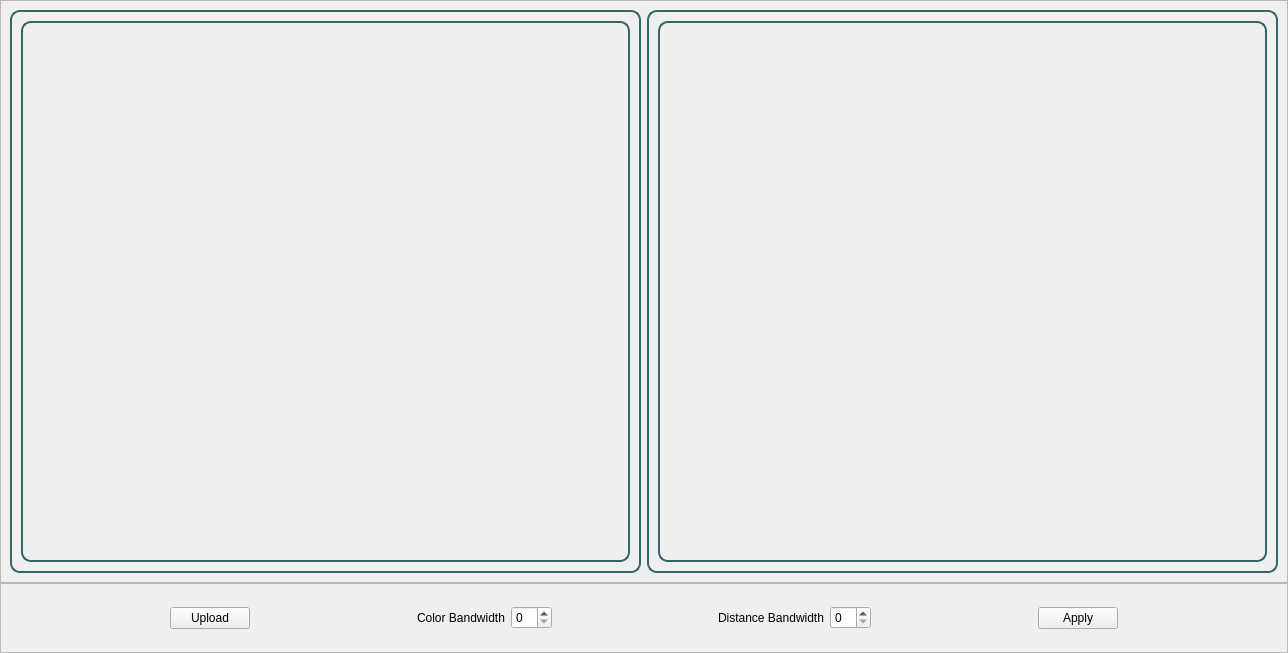
<?xml version="1.0" encoding="UTF-8"?>
<ui version="4.0">
 <class>MeanShiftWidget</class>
 <widget class="QWidget" name="MeanShiftWidget">
  <property name="geometry">
   <rect>
    <x>0</x>
    <y>0</y>
    <width>1288</width>
    <height>653</height>
   </rect>
  </property>
  <property name="windowTitle">
   <string>Form</string>
  </property>
  <layout class="QVBoxLayout" name="verticalLayout">
   <property name="spacing">
    <number>0</number>
   </property>
   <property name="leftMargin">
    <number>0</number>
   </property>
   <property name="topMargin">
    <number>0</number>
   </property>
   <property name="rightMargin">
    <number>0</number>
   </property>
   <property name="bottomMargin">
    <number>0</number>
   </property>
   <item>
    <widget class="QFrame" name="frame_2">
     <property name="frameShape">
      <enum>QFrame::StyledPanel</enum>
     </property>
     <property name="frameShadow">
      <enum>QFrame::Raised</enum>
     </property>
     <layout class="QHBoxLayout" name="horizontalLayout">
      <item>
       <widget class="QFrame" name="frame_5">
        <property name="styleSheet">
         <string notr="true">QFrame {
 border: 2px solid  #316669;
 border-radius: 10px;
}

QLabel{
border: 0
}
          </string>
        </property>
        <property name="frameShape">
         <enum>QFrame::StyledPanel</enum>
        </property>
        <property name="frameShadow">
         <enum>QFrame::Raised</enum>
        </property>
        <layout class="QHBoxLayout" name="horizontalLayout_5">
         <item>
          <widget class="QFrame" name="processedImgFrame_3">
           <property name="frameShape">
            <enum>QFrame::StyledPanel</enum>
           </property>
           <property name="frameShadow">
            <enum>QFrame::Raised</enum>
           </property>
           <layout class="QVBoxLayout" name="verticalLayout_4">
            <property name="spacing">
             <number>0</number>
            </property>
            <property name="leftMargin">
             <number>0</number>
            </property>
            <property name="topMargin">
             <number>0</number>
            </property>
            <property name="rightMargin">
             <number>0</number>
            </property>
            <property name="bottomMargin">
             <number>0</number>
            </property>
            <item>
             <widget class="QLabel" name="originalImgWidget">
              <property name="text">
               <string/>
              </property>
             </widget>
            </item>
           </layout>
          </widget>
         </item>
        </layout>
       </widget>
      </item>
      <item>
       <widget class="QFrame" name="frame_4">
        <property name="styleSheet">
         <string notr="true">QFrame {
 border: 2px solid  #316669;
 border-radius: 10px;
}

QLabel{
border: 0
}
          </string>
        </property>
        <property name="frameShape">
         <enum>QFrame::StyledPanel</enum>
        </property>
        <property name="frameShadow">
         <enum>QFrame::Raised</enum>
        </property>
        <layout class="QHBoxLayout" name="horizontalLayout_4">
         <item>
          <widget class="QFrame" name="processedImgFrame_2">
           <property name="frameShape">
            <enum>QFrame::StyledPanel</enum>
           </property>
           <property name="frameShadow">
            <enum>QFrame::Raised</enum>
           </property>
           <layout class="QVBoxLayout" name="verticalLayout_3">
            <property name="spacing">
             <number>0</number>
            </property>
            <property name="leftMargin">
             <number>0</number>
            </property>
            <property name="topMargin">
             <number>0</number>
            </property>
            <property name="rightMargin">
             <number>0</number>
            </property>
            <property name="bottomMargin">
             <number>0</number>
            </property>
            <item>
             <widget class="QLabel" name="processedImgWidget">
              <property name="text">
               <string/>
              </property>
             </widget>
            </item>
           </layout>
          </widget>
         </item>
        </layout>
       </widget>
      </item>
     </layout>
    </widget>
   </item>
   <item>
    <widget class="QFrame" name="frame">
     <property name="maximumSize">
      <size>
       <width>16777215</width>
       <height>70</height>
      </size>
     </property>
     <property name="frameShape">
      <enum>QFrame::StyledPanel</enum>
     </property>
     <property name="frameShadow">
      <enum>QFrame::Raised</enum>
     </property>
     <layout class="QHBoxLayout" name="horizontalLayout_7">
      <item>
       <spacer name="horizontalSpacer_4">
        <property name="orientation">
         <enum>Qt::Horizontal</enum>
        </property>
        <property name="sizeHint" stdset="0">
         <size>
          <width>137</width>
          <height>20</height>
         </size>
        </property>
       </spacer>
      </item>
      <item>
       <widget class="QPushButton" name="uploadMeansShiftBtn">
        <property name="text">
         <string>Upload</string>
        </property>
       </widget>
      </item>
      <item>
       <spacer name="horizontalSpacer">
        <property name="orientation">
         <enum>Qt::Horizontal</enum>
        </property>
        <property name="sizeHint" stdset="0">
         <size>
          <width>138</width>
          <height>20</height>
         </size>
        </property>
       </spacer>
      </item>
      <item>
       <layout class="QHBoxLayout" name="horizontalLayout_2">
        <item>
         <widget class="QLabel" name="label">
          <property name="text">
           <string>Color Bandwidth</string>
          </property>
         </widget>
        </item>
        <item>
         <widget class="QSpinBox" name="colorBandwidthSpinBox"/>
        </item>
       </layout>
      </item>
      <item>
       <spacer name="horizontalSpacer_2">
        <property name="orientation">
         <enum>Qt::Horizontal</enum>
        </property>
        <property name="sizeHint" stdset="0">
         <size>
          <width>137</width>
          <height>20</height>
         </size>
        </property>
       </spacer>
      </item>
      <item>
       <layout class="QHBoxLayout" name="horizontalLayout_6">
        <item>
         <widget class="QLabel" name="label_2">
          <property name="text">
           <string>Distance Bandwidth</string>
          </property>
         </widget>
        </item>
        <item>
         <widget class="QSpinBox" name="distanceBandwidthSpinBox"/>
        </item>
       </layout>
      </item>
      <item>
       <spacer name="horizontalSpacer_3">
        <property name="orientation">
         <enum>Qt::Horizontal</enum>
        </property>
        <property name="sizeHint" stdset="0">
         <size>
          <width>138</width>
          <height>20</height>
         </size>
        </property>
       </spacer>
      </item>
      <item>
       <widget class="QPushButton" name="applyMeansShiftBtn">
        <property name="text">
         <string>Apply</string>
        </property>
       </widget>
      </item>
      <item>
       <spacer name="horizontalSpacer_5">
        <property name="orientation">
         <enum>Qt::Horizontal</enum>
        </property>
        <property name="sizeHint" stdset="0">
         <size>
          <width>137</width>
          <height>20</height>
         </size>
        </property>
       </spacer>
      </item>
     </layout>
    </widget>
   </item>
  </layout>
 </widget>
 <resources/>
 <connections/>
</ui>
